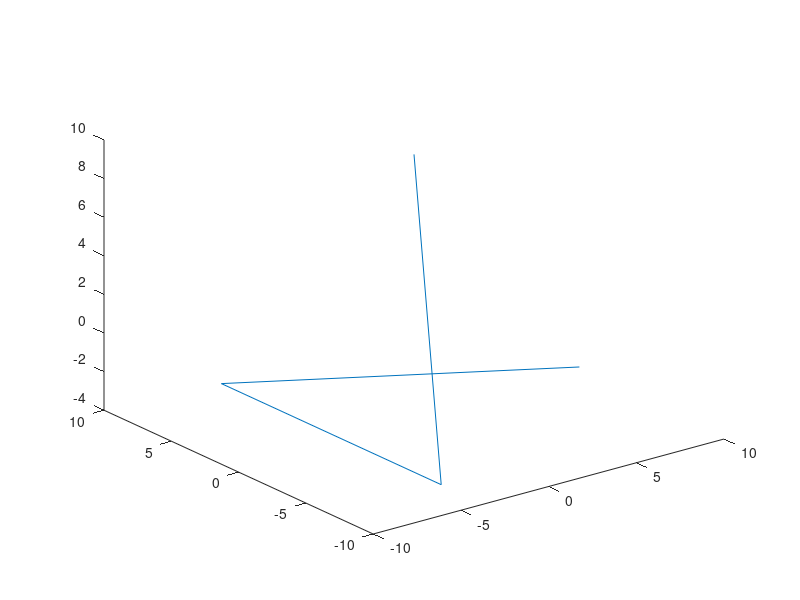

Here is the MATLAB script that generated this plot:

sz = 10;

x = 0; 
y = 0; 
z = 0; 
pt = [x, y, z]; 

tetra_X = [x + sz*sqrt(8/9), x - sz*sqrt(2/9), x - sz*sqrt(2/9), x]; 
tetra_Y = [               y, y + sz*sqrt(2/3), y - sz*sqrt(2/3), y];
tetra_Z = [    z - sz*(1/3),     z - sz*(1/3),     z - sz*(1/3), z + sz];

plot3(tetra_X, tetra_Y, tetra_Z)